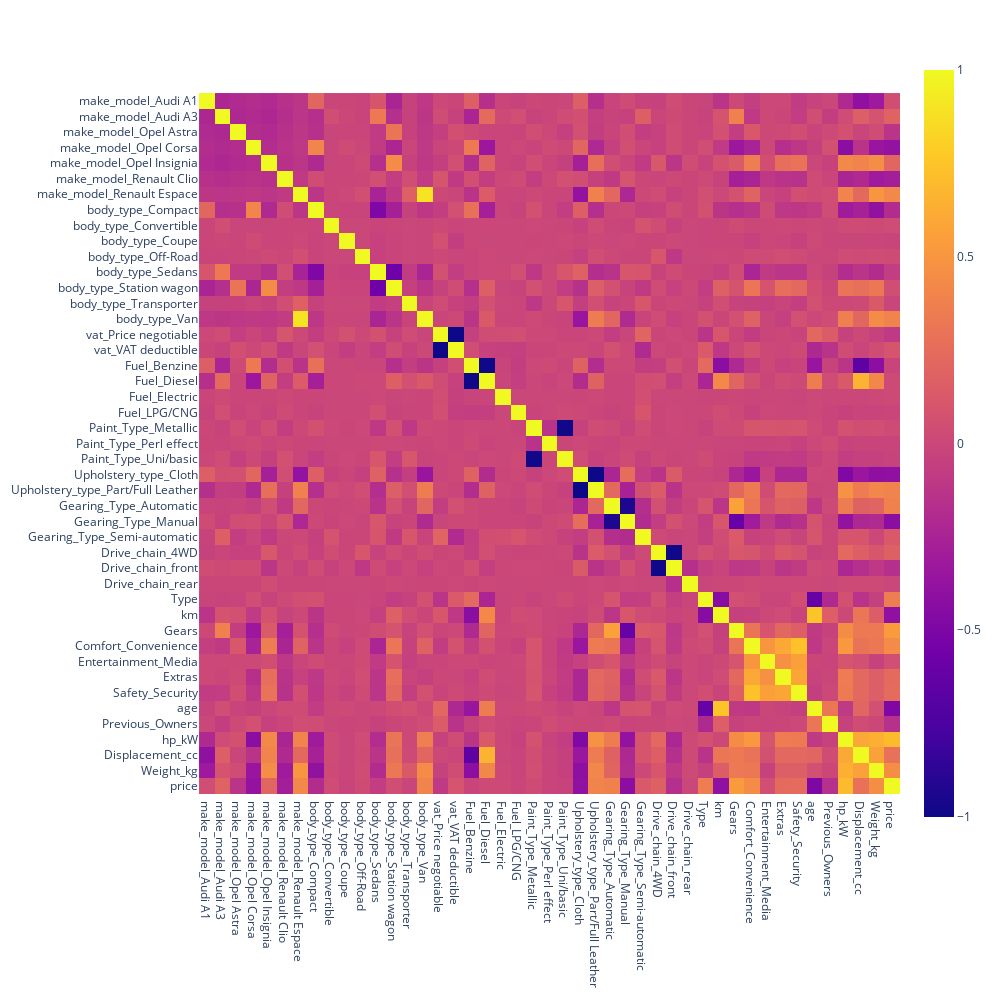

Here is the notebook cell this chart was saved with:
### Code cell
import plotly.express as px

corr = X_train_trans.join(y_train).corr()
fig = px.imshow(corr,width=1000, height=1000)
fig.show()

### Figure 1 — Plotly figure (JSON) as saved in the notebook; plotly's stock layout.template omitted (floating-point values rounded to 4 significant figures; data arrays with more than 128 entries replaced by an {"elided": "..."} marker saying what was removed)
{"data": [{"coloraxis": "coloraxis", "hovertemplate": "x: %{x}<br>y: %{y}<br>color: %{z}<extra></extra>", "name": "0", "type": "heatmap", "x": ["make_model_Audi A1", "make_model_Audi A3", "make_model_Opel Astra", "make_model_Opel Corsa", "make_model_Opel Insignia", "make_model_Renault Clio", "make_model_Renault Espace", "body_type_Compact", "body_type_Convertible", "body_type_Coupe", "body_type_Off-Road", "body_type_Sedans", "body_type_Station wagon", "body_type_Transporter", "body_type_Van", "vat_Price negotiable", "vat_VAT deductible", "Fuel_Benzine", "Fuel_Diesel", "Fuel_Electric", "Fuel_LPG/CNG", "Paint_Type_Metallic", "Paint_Type_Perl effect", "Paint_Type_Uni/basic", "Upholstery_type_Cloth", "Upholstery_type_Part/Full Leather", "Gearing_Type_Automatic", "Gearing_Type_Manual", "Gearing_Type_Semi-automatic", "Drive_chain_4WD", "Drive_chain_front", "Drive_chain_rear", "Type", "km", "Gears", "Comfort_Convenience", "Entertainment_Media", "Extras", "Safety_Security", "age", "Previous_Owners", "hp_kW", "Displacement_cc", "Weight_kg", "price"], "xaxis": "x", "y": ["make_model_Audi A1", "make_model_Audi A3", "make_model_Opel Astra", "make_model_Opel Corsa", "make_model_Opel Insignia", "make_model_Renault Clio", "make_model_Renault Espace", "body_type_Compact", "body_type_Convertible", "body_type_Coupe", "body_type_Off-Road", "body_type_Sedans", "body_type_Station wagon", "body_type_Transporter", "body_type_Van", "vat_Price negotiable", "vat_VAT deductible", "Fuel_Benzine", "Fuel_Diesel", "Fuel_Electric", "Fuel_LPG/CNG", "Paint_Type_Metallic", "Paint_Type_Perl effect", "Paint_Type_Uni/basic", "Upholstery_type_Cloth", "Upholstery_type_Part/Full Leather", "Gearing_Type_Automatic", "Gearing_Type_Manual", "Gearing_Type_Semi-automatic", "Drive_chain_4WD", "Drive_chain_front", "Drive_chain_rear", "Type", "km", "Gears", "Comfort_Convenience", "Entertainment_Media", "Extras", "Safety_Security", "age", "Previous_Owners", "hp_kW", "Displacement_cc", "Weight_kg", "price"], "yaxis": "y", "z": {"elided": "45x45 float values"}}], "layout": {"coloraxis": {"colorscale": [[0, "#0d0887"], [0.1111, "#46039f"], [0.2222, "#7201a8"], [0.3333, "#9c179e"], [0.4444, "#bd3786"], [0.5556, "#d8576b"], [0.6667, "#ed7953"], [0.7778, "#fb9f3a"], [0.8889, "#fdca26"], [1, "#f0f921"]]}, "height": 1000, "margin": {"t": 60}, "width": 1000, "xaxis": {"anchor": "y", "constrain": "domain", "domain": [0, 1], "scaleanchor": "y"}, "yaxis": {"anchor": "x", "autorange": "reversed", "constrain": "domain", "domain": [0, 1]}}}
